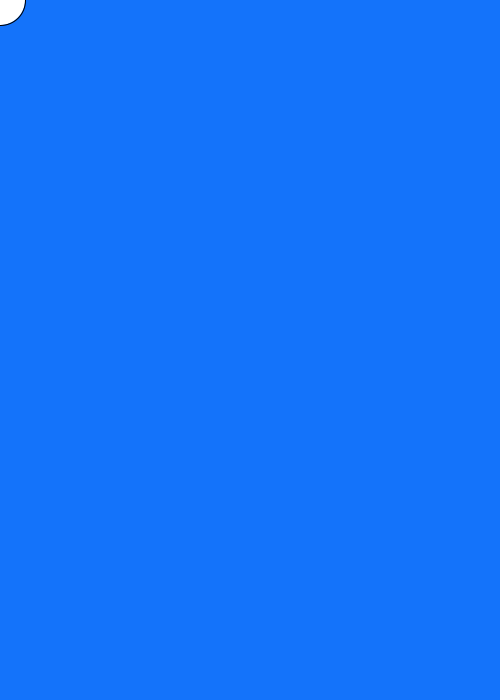
Frame 1 (no input)
Frame 60 (the mouse pressed at the canvas centre just before this capture): identical to frame 1, image omitted
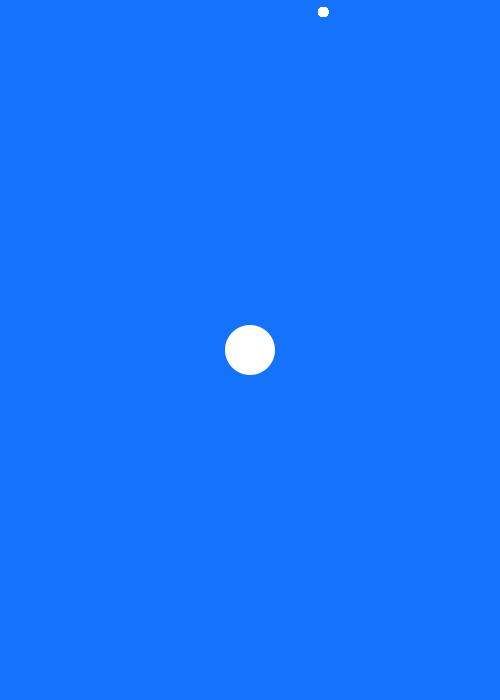
Frame 120 (the mouse held since frame 60 and released just before this capture)

The Processing sketch that drew these frames (run headless with seeded random() and noise(); from frame 60 on, the mouse is pressed at the canvas centre):

// Processing sketch: Raindrops_Game
// ── Raindrops_Game.pde
int score = 0;
int currentTime;
int oldTime;
int timeChange;
int index = 0;
Raindrop[] r = new Raindrop[100];
Catcher catcher;

void setup() {
  size(500, 700);
  for (int i = 0; i < r.length; i++) {
    r[i] = new Raindrop();
  } 
  catcher = new Catcher();
}

void draw() {
  background(20, 115, 250);
  for (int i = 0; i < index; i++) {
    r[i].display();
    r[i].move();
    catcher.catchDrop(r[i]);
  } 
  catcher.display();
  catcher.update();
  currentTime = millis();
  timeChange = currentTime - oldTime;
  if (timeChange >= 2000) {
    if (index<r.length) {
      index++;
    }
    oldTime=currentTime;
  }
}


// ── catcher.pde
class Catcher {
  PVector loc;
  int d;

  Catcher() {
    loc = new PVector(mouseX, mouseY);
    d = 50;
  }

  void display() {
    ellipse(loc.x, loc.y, d, d);
  }

  void update() {
    loc.set(mouseX, mouseY);
  }
  void catchDrop(Raindrop drop) {
    if (loc.dist(drop.loc) < d/2 + drop.d/2) {
      drop.loc.set(-width, height*10);
      drop.vel.set(0,0);
      score++;
    }
  }
}

// ── raindrops.pde
class Raindrop {
  PVector loc;
  PVector vel;
  int d;

  Raindrop() {
    loc = new PVector(random(width), d);
    vel = new PVector(0, 2);
    if (vel.y<0) {
      vel.y*=-1;
    }
    d=10;
  }

  void display() {
    for (int x=0; x<50; x+=1) {
      noStroke();
      ellipse(loc.x, loc.y, d, d);
    }
  } 

  void move() {
    loc.add(vel);

    if (loc.x-d/2>width) {
      loc.x=-d/2;
    } 

    if (loc.x+d/2<0) {
      loc.x=width + d/2;
    }

    if (loc.y-d/2>height) {
      loc.y=-d/2;
    }

    if (loc.y+d/2<0) {
      loc.y=height+d/2;
    }
  }

  void ChangeSize() {
    if (keyPressed) {
      if (key=='d') {
        d=int(random(1, 10));
      }
    }
  }
}
